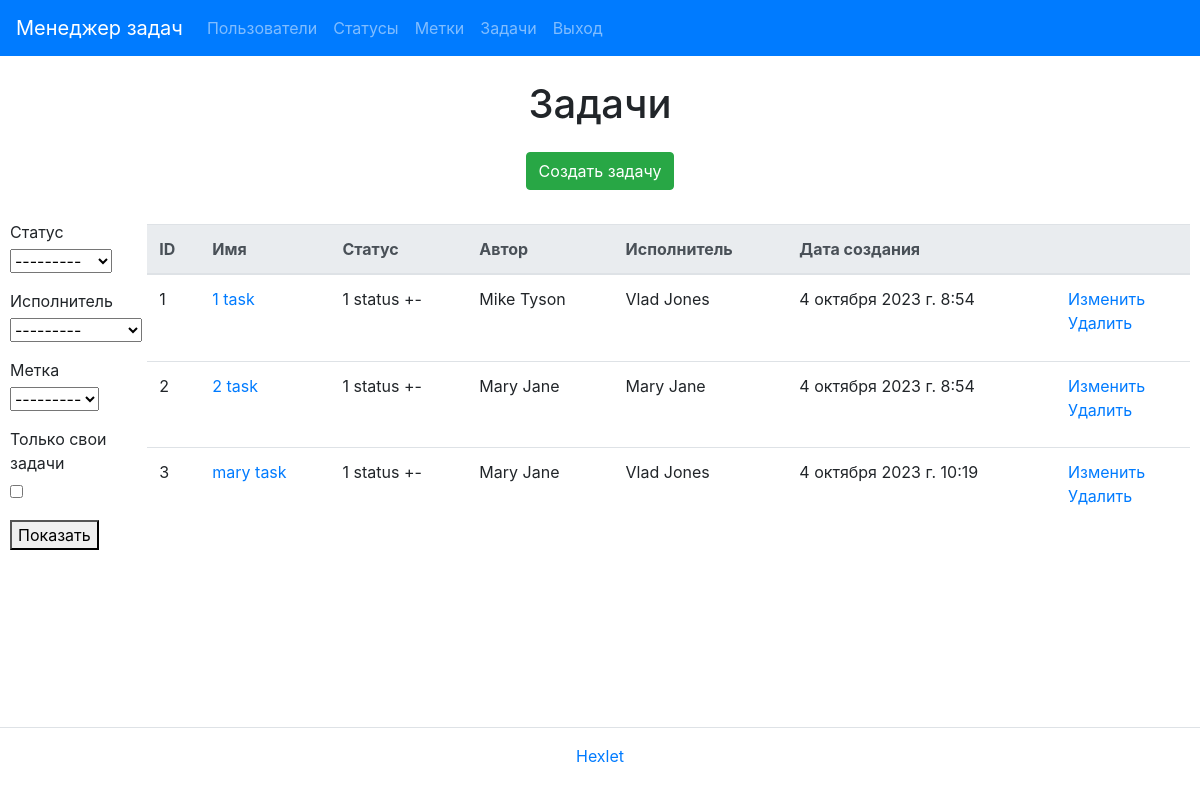
Page /tasks/ (signed in) on the earlier database version.
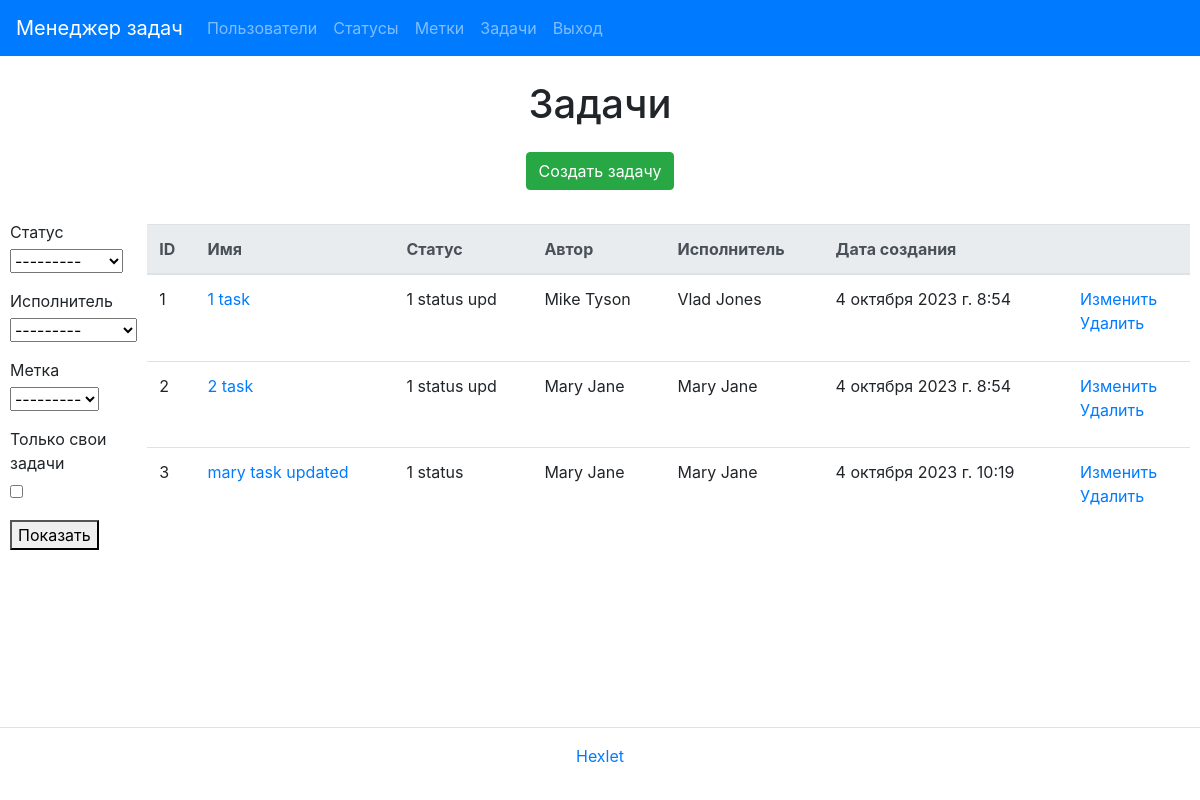
Same page on the later database version.
### task_manager/tasks/models.py (models this page shows, shortened)
class Task(models.Model):
    name = models.CharField(_('name'), max_length=30)
    description = models.TextField(_('description'), blank=True)
    status = models.ForeignKey(Status, on_delete=models.PROTECT, verbose_name=_('status'))
    author = models.ForeignKey(
        User,
        on_delete=models.PROTECT,
        related_name='author',
        blank=True,
        verbose_name=_('author')
    )
    executor = models.ForeignKey(
        get_user_model(),
        on_delete=models.PROTECT,
        related_name='executor',
        blank=True,
        null=True,
        verbose_name=_('executor')
    )
    created_at = models.DateTimeField(_("created_at"), default=timezone.now)
    labels = models.ManyToManyField(
        Label,
        through='TaskLabel',
        related_name='labels',
        verbose_name=_('labels'),
        blank=True,
    )
    class Meta:
        ordering = ['id']

### task_manager/statuses/models.py (models this page shows)
class Status(models.Model):
    name = models.CharField(_('name'), max_length=30)
    created_at = models.DateTimeField(auto_now_add=True)
    def __str__(self):
        return self.name

### task_manager/users/models.py (models this page shows)
class User(AbstractUser):
    def __str__(self):
        return self.get_full_name()

### task_manager/tasks/views.py (the view)
# urls.py: path('', TaskList.as_view(), name='task_index'),
class TaskList(UserLoginMixin, FilterView):
    model = Task
    template_name = 'tasks/index.html'
    context_object_name = 'tasks'
    filterset_class = TaskFilter

### task_manager/labels/models.py (called while the page is built)
    def __str__(self):
        return self.name

### task_manager/templates/tasks/index.html (shortened to what this page needs)
{% extends "base.html" %}
{% load i18n %}
{% block title %}<h1 class="my-2 text-center">{% trans "Tasks" %}</h1>{% endblock %}
{% block content %}
<div class="d-flex justify-content-center mt-3 mb-0">
  <a class="btn btn-success btn-md" href="{% url 'task_create' %}">{% trans "Create task" %}</a>
</div>
<div class="container">
  <div class="flex-container">
    <div class="filter-form">
      <form method="get">
        {{ filter.form.as_p }}
        <button type="submit">{% trans 'Show' %}</button>
      </form>
    </div>
    <table class="table table-lg-responsive table-hover mt-4">
      <thead class="thead-light">
        <tr>
          <th>{% trans "ID" %}</th>
          <th>{% trans "Name" %}</th>
          <th>{% trans "Status" %}</th>
          <th>{% trans "Author" %}</th>
          <th>{% trans "Executor" %}</th>
          <th>{% trans "Creation date" %}</th>
          <th></th>
        </tr>
      </thead>
      <tbody>
        {% if tasks %}
          {% for task in tasks %}
          <tr>
            <td>{{ task.id }}</td>
            <td><a href="{% url 'task_single' task.id %}">{{ task.name }}</a></td>
            <td>{{ task.status }}</td>
            <td>{{ task.author }}</td>
            {% if task.executor %}
            <td>{{ task.executor }}</td>
            {% else %}
            <td></td>
            {% endif %}
            <td>{{ task.created_at }}</td>
            <td>
              <a href="{% url 'task_update' task.id %}">{% trans "Modify" %}</a>
              <br>
              <a href="{% url 'task_delete' task.id %}">{% trans "Delete" %}</a>
            </td>
          </tr>
          {% endfor %}
        {% endif %}
      </tbody>
    </table>
  </div>
</div>
{% endblock %}

Differences in the rows shown:
changed through a linked row, Task "1 task": status "1 status +-" → "1 status upd"
changed through a linked row, Task "2 task": status "1 status +-" → "1 status upd"
changed Task id 3: name "mary task" → "mary task updated"; status "1 status +-" → "1 status"; executor "Vlad Jones" → "Mary Jane"
